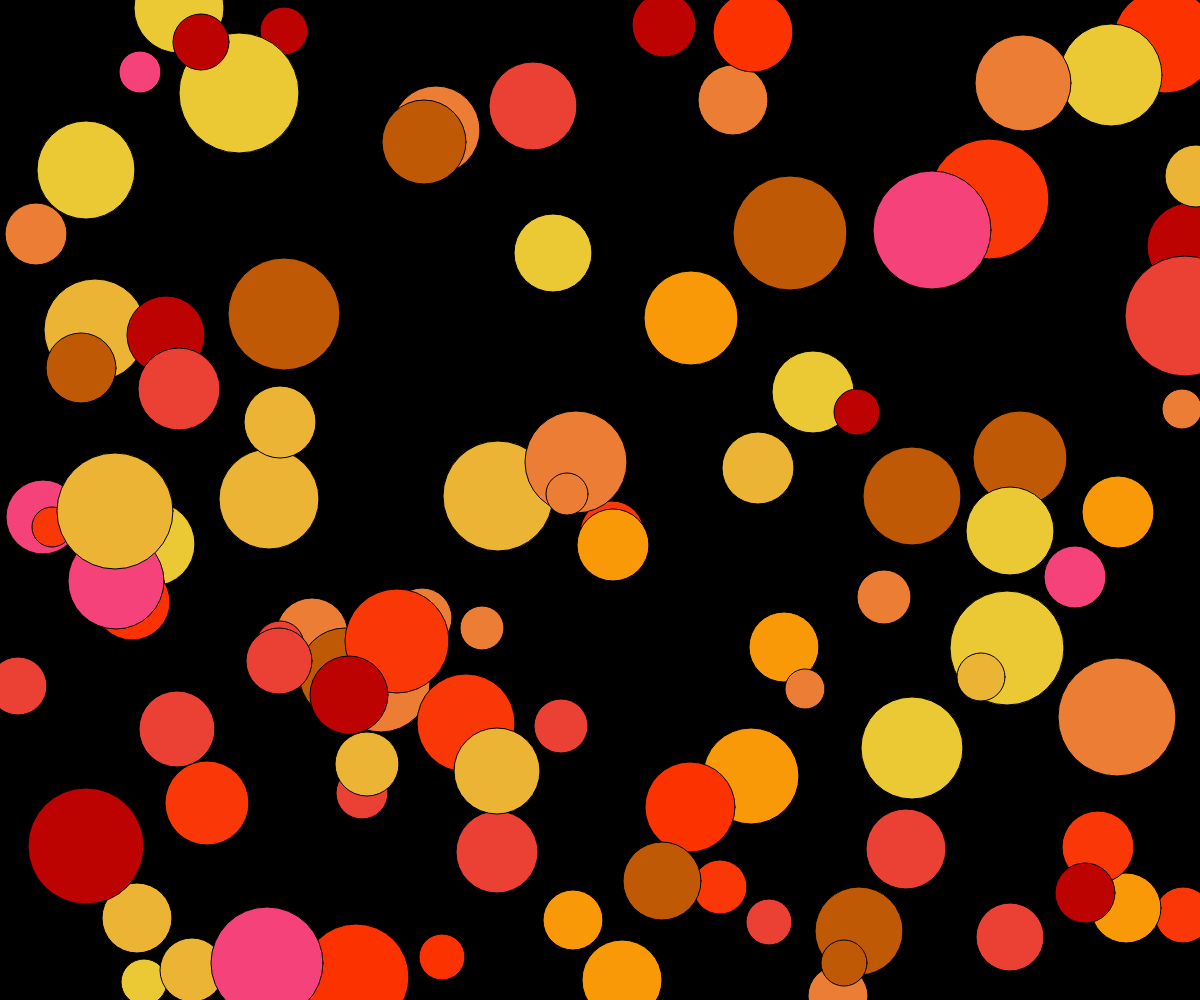
Frame 1 (no input)
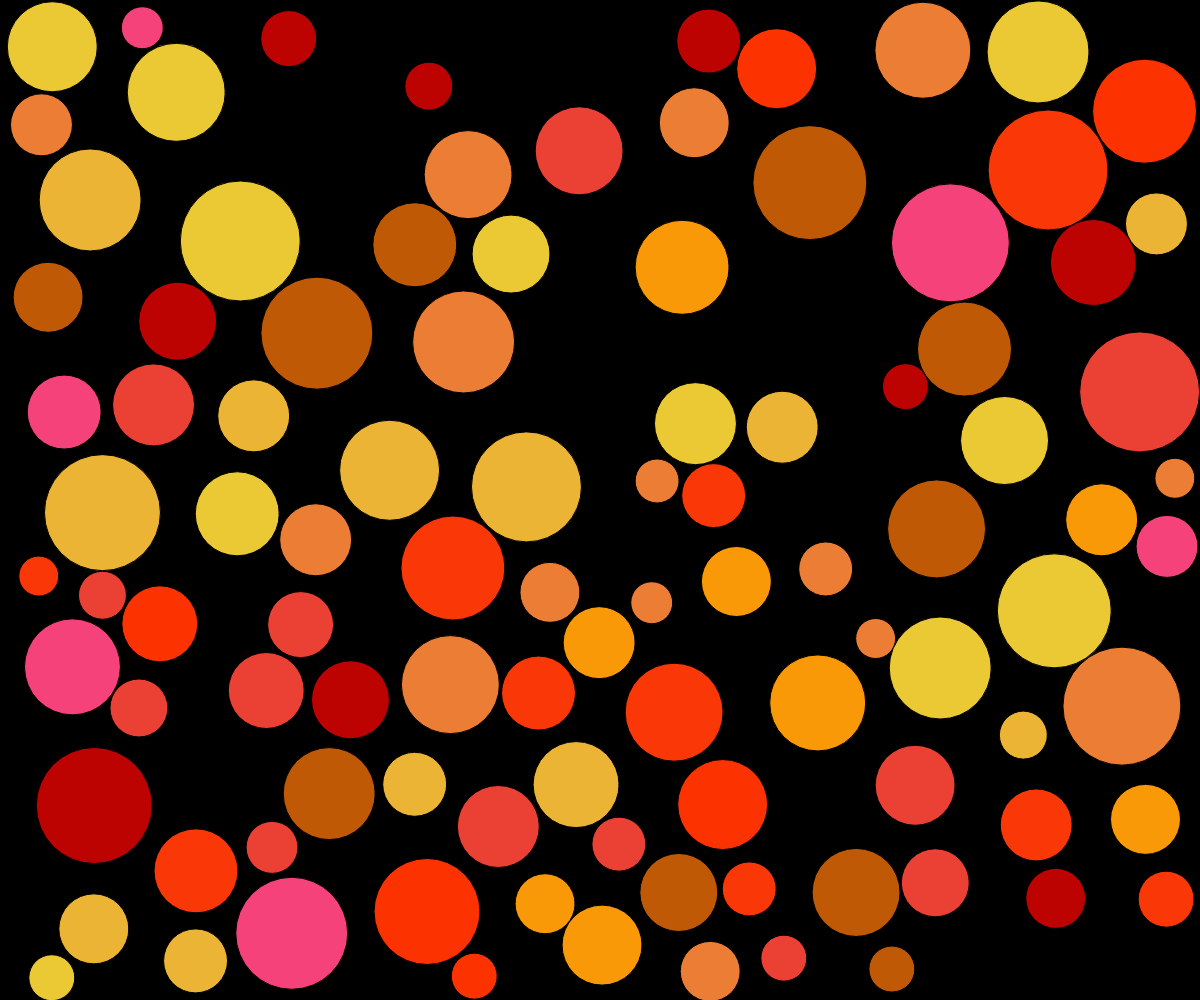
Frame 60 (no input)
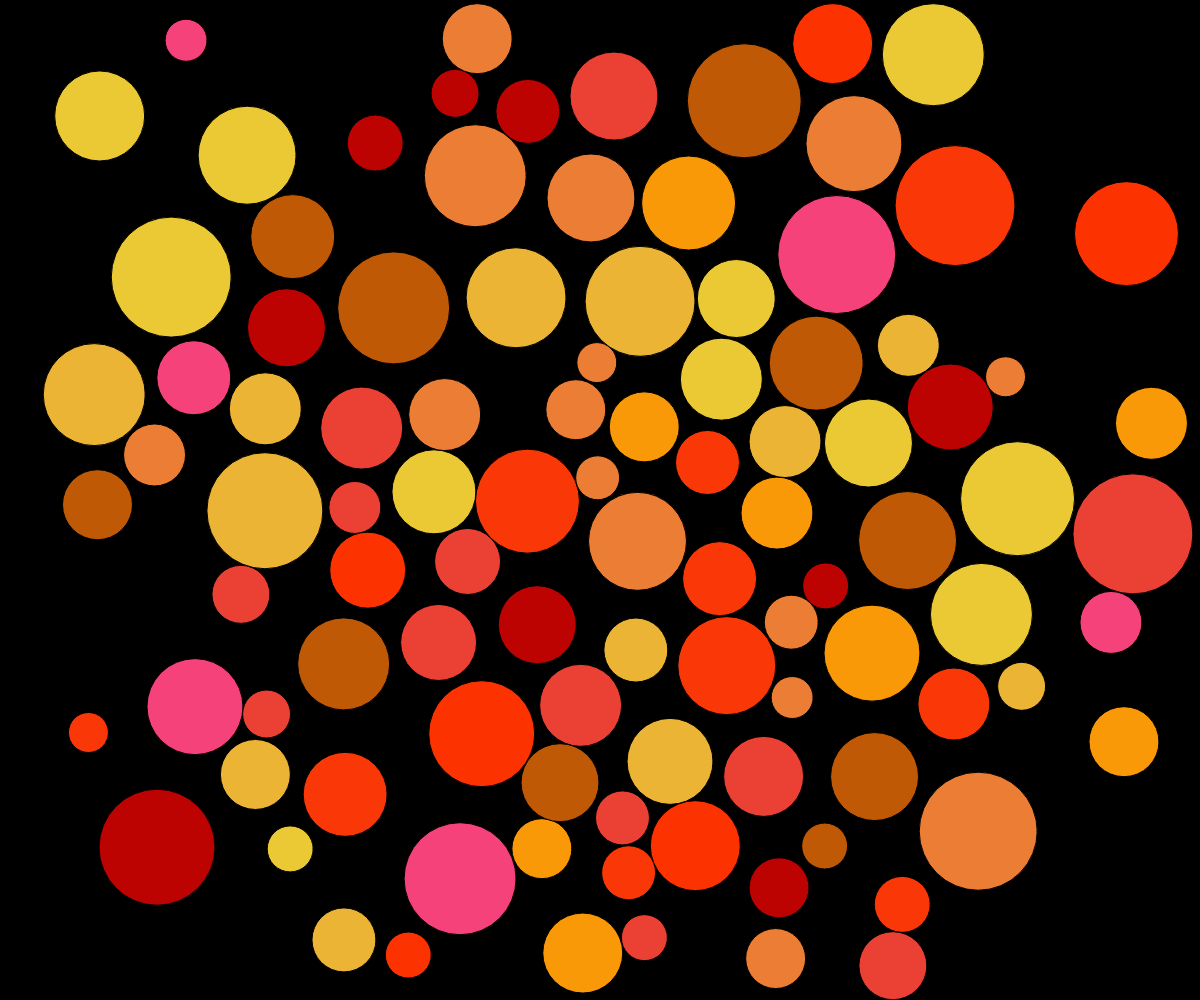
Frame 120 (the mouse pressed at the canvas centre since frame 60)

The p5.js sketch that drew these frames (run headless with seeded random() and noise() and a simulated clock; from frame 60 on, the mouse is pressed at the canvas centre):

// p5.js sketch
// ── sketch.js
const circles = [];
const circleAmount = 100;
const colors = [
  "#eb4034",
  "#eb7d34",
  "#ebb434",
  "#ebc934",
  "#bf5906",
  "#fa3807",
  "#fa9907",
  "#f5427b",
  "#bd0202",
  "#fc3200"
]
const efficiency = 1.0;

// Clamp value
const clamp = (num, min, max) => Math.min(Math.max(num, min), max);
// Random between 2 numbers
const randomIntFromInterval = (min, max) =>  Math.floor(Math.random() * (max - min + 1) + min);

function setup(){
  for (let element of document.getElementsByClassName("p5Canvas")) {
    element.addEventListener("contextmenu", (e) => e.preventDefault());
  }

  createCanvas(windowWidth, windowHeight);
  for (let i = 0; i < circleAmount; i++) {

    const cl = colors[randomIntFromInterval(0, colors.length - 1)];
    const position = {
      x: randomIntFromInterval(0, width),
      y: randomIntFromInterval(0, height)
    }
    const direction = {
      a: randomIntFromInterval(-2, 2),
      b: randomIntFromInterval(-2, 2)
    }
    const radius = randomIntFromInterval(20, 60);
    const mass = radius / 10;
    circles.push(new Circle(cl, position, direction, radius, mass));
  }
}

function draw(){
  background("black");
  stroke("black");

  circles.forEach(circle => {
    circle.a *= efficiency;
    circle.b *= efficiency;

    if (mouseIsPressed) {
      const mouseVect = mouseButton === LEFT ? createVector(mouseX - circle.x, mouseY - circle.y) : createVector(circle.x - mouseX, circle.y - mouseY);
      console.log(mouseVect);
      mouseVect.div(500);
      circle.a += mouseVect.x;
      circle.b += mouseVect.y;
    }
    circle.render();
    circle.collisionCheck();
    circle.move();
    circles.forEach(circle2 => {
      if (circle === circle2) return;
      circle.ballCollide(circle2);
    })
  });
}


// ── circle.js
class Circle {
    constructor(color, position, direction, radius, mass) {
        this.color = color;
        this.x = position.x;
        this.y = position.y;
        this.a = direction.a;
        this.b = direction.b;
        this.r = radius;
        this.m = mass;
    }
    render() {
        fill(this.color);
        circle(this.x, this.y, this.r * 2);
    }
    collisionCheck() {
        // Change direction if hitting a wall
        if (this.x > width - this.r || this.x < this.r) this.a *= -1;
        if (this.y > height - this.r || this.y < this.r) this.b *= -1;
        
        // Clamp x and y so ball is always within boundary
        this.x = clamp(this.x, this.r, width - this.r);
        this.y = clamp(this.y, this.r, height - this.r);
    }
    move() {
        this.x += this.a;
        this.y += this.b;
    }
    /**
     * @param {Circle} circle 
     */
    ballCollide(circle) {
        const minDist = circle.r + this.r;
        const pointDist = dist(circle.x, circle.y, this.x, this.y);
        
        if (pointDist < minDist) {
            const c1 = this;
            const c2 = circle;
    
            const v1 = createVector(c1.a, c1.b);
            const v2 = createVector(c2.a, c2.b);
            const x1 = createVector(c1.x, c1.y);
            const x2 = createVector(c2.x, c2.y);
    
            const m1 = (2 * c2.m) / (c1.m + c2.m);
            const m2 = (2 * c1.m) / (c1.m + c2.m);
    
            const dy1 = p5.Vector.dot(p5.Vector.sub(v1, v2), p5.Vector.sub(x1, x2));
            const dy2 = p5.Vector.dot(p5.Vector.sub(v2, v1), p5.Vector.sub(x2, x1));
            const dx1 = p5.Vector.sub(x1, x2).mag() * p5.Vector.sub(x1, x2).mag();
            const dx2 = p5.Vector.sub(x2, x1).mag() * p5.Vector.sub(x2, x1).mag();
            const d1 = dy1 / dx1;
            const d2 = dy2 / dx2;
    
            const fx1 = p5.Vector.sub(x1, x2);
            const fx2 = p5.Vector.sub(x2, x1);
            const f1 = fx1.mult(m1 * d1);
            const f2 = fx2.mult(m2 * d2);
    
            const v1new = p5.Vector.sub(v1, f1);
            const v2new = p5.Vector.sub(v2, f2);

            c1.a = v1new.x;
            c1.b = v1new.y;
            c2.a = v2new.x;
            c2.b = v2new.y;

            const posVect = p5.Vector.sub(x1, x2);
            posVect.normalize();
            posVect.mult(minDist);

            c1.x = c2.x + posVect.x;
            c1.y = c2.y + posVect.y;
        }
    }
}
